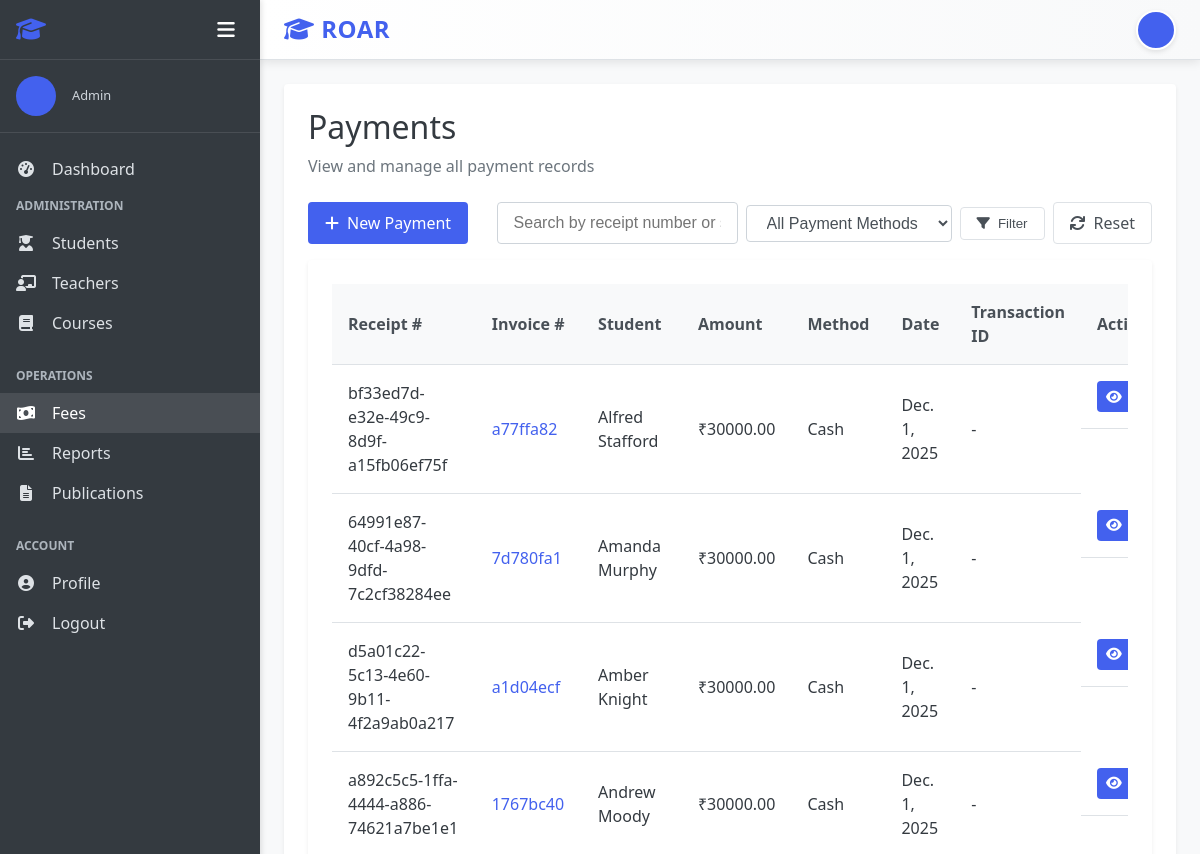
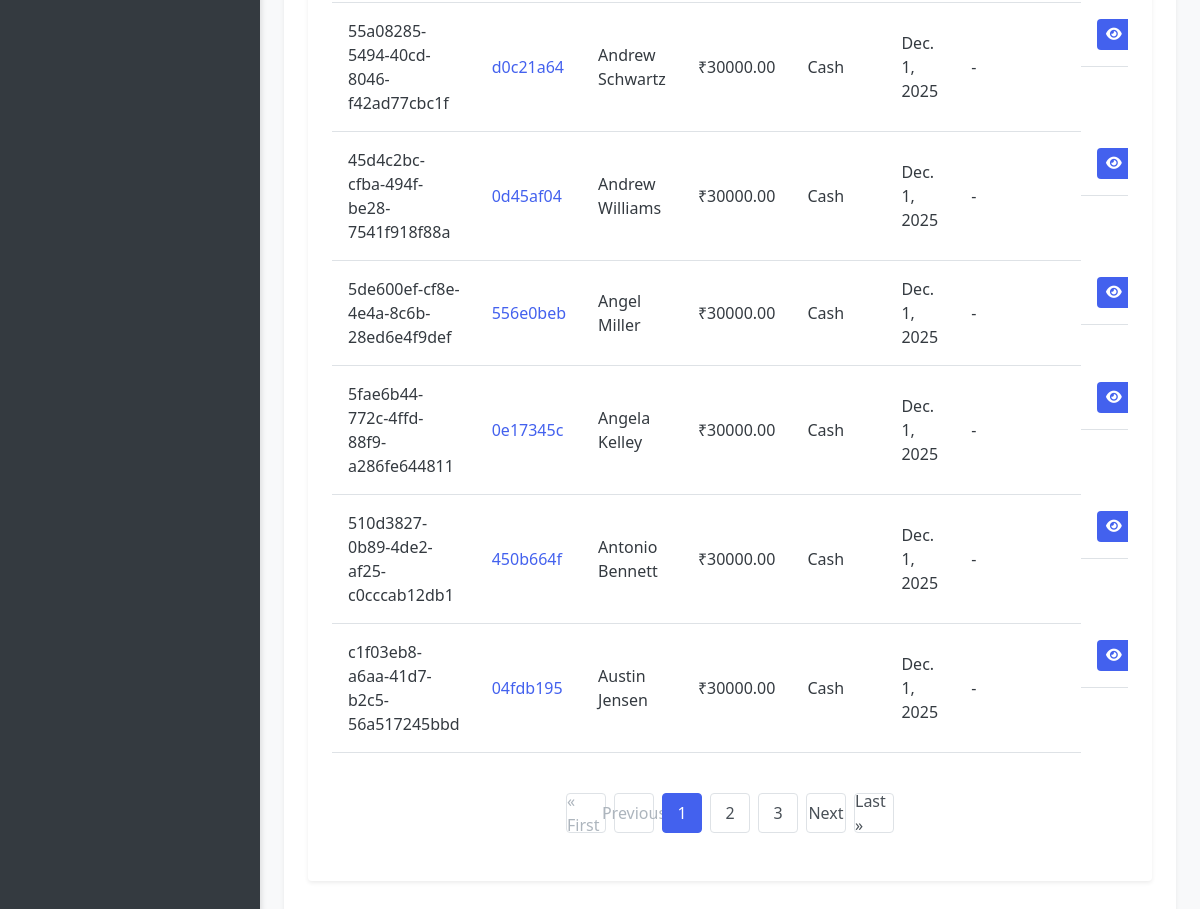
/fees/payments/ (signed in), run on an earlier commit of the app's database (2 pictures, top to bottom).
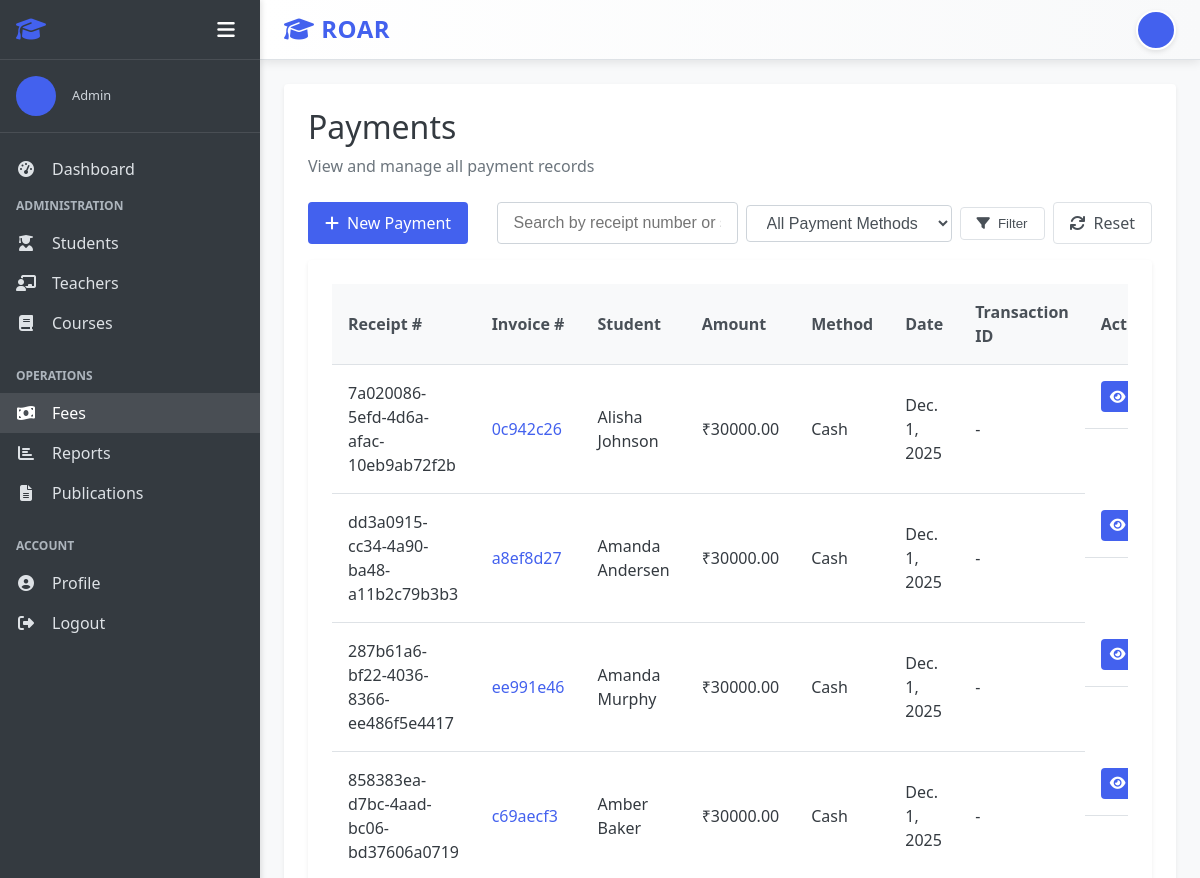
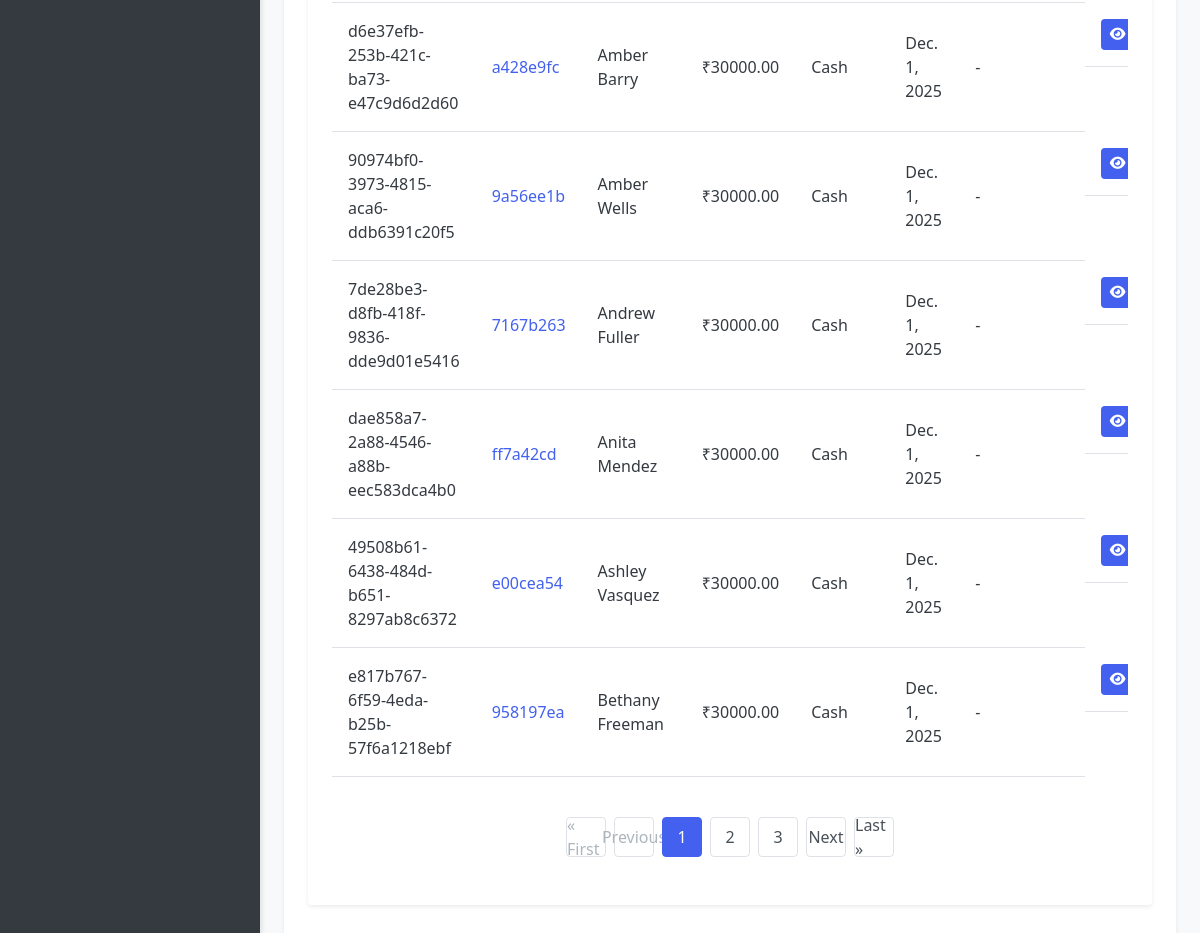
And on a later commit of the database (2 pictures, top to bottom).
### fees/models.py (models this page shows, shortened)
class Payment(models.Model):
    PAYMENT_METHOD_CHOICES = (
        ('cash', 'Cash'),
        ('credit_card', 'Credit Card'),
        ('bank_transfer', 'Bank Transfer'),
        ('check', 'Check'),
        ('other', 'Other'),
    )
    invoice = models.ForeignKey(FeeInvoice, on_delete=models.CASCADE, related_name='payments')
    amount = models.DecimalField(max_digits=10, decimal_places=2)
    payment_date = models.DateField(auto_now_add=True)
    payment_method = models.CharField(max_length=15, choices=PAYMENT_METHOD_CHOICES)
    transaction_id = models.CharField(max_length=100, blank=True, null=True)
    receipt_number = models.CharField(max_length=20, unique=True, default=uuid.uuid4)
    notes = models.TextField(blank=True, null=True)
    class Meta:
        ordering = ['-payment_date']

class FeeInvoice(models.Model):
    STATUS_CHOICES = (
        ('pending', 'Pending'),
        ('paid', 'Paid'),
        ('overdue', 'Overdue'),
        ('cancelled', 'Cancelled'),
    )
    invoice_number = models.CharField(max_length=20, unique=True, default=uuid.uuid4)
    student = models.ForeignKey(Student, on_delete=models.CASCADE, related_name='fee_invoices')
    total_amount = models.DecimalField(max_digits=10, decimal_places=2)
    paid_amount = models.DecimalField(max_digits=10, decimal_places=2, default=0)
    status = models.CharField(max_length=10, choices=STATUS_CHOICES, default='pending')
    due_date = models.DateField()
    issue_date = models.DateField(auto_now_add=True)
    notes = models.TextField(blank=True, null=True)
    class Meta:
        ordering = ['-issue_date']

### students/models.py (models this page shows, shortened)
class Student(models.Model):
    user = models.OneToOneField(User, on_delete=models.CASCADE, related_name='student_profile')
    student_id = models.CharField(max_length=20, unique=True)
    date_of_birth = models.DateField(null=True, blank=True)
    gender = models.CharField(max_length=10, choices=(('male', 'Male'), ('female', 'Female'), ('other', 'Other')))
    parent_name = models.CharField(max_length=100, null=True, blank=True)
    parent_mobile = models.CharField(max_length=15, null=True, blank=True)
    admission_date = models.DateField(auto_now_add=True)
    class Meta:
        ordering = ['user__first_name', 'user__last_name']

### accounts/models.py (models this page shows, shortened)
class User(AbstractUser):
    USER_TYPE_CHOICES = (
        ('admin', 'Admin'),
        ('teacher', 'Teacher'),
        ('student', 'Student'),
    )
    user_type = models.CharField(max_length=10, choices=USER_TYPE_CHOICES, default='student')
    profile_pic = models.ImageField(upload_to='profile_pics/', null=True, blank=True)
    address = models.TextField(null=True, blank=True)
    mobile = models.CharField(max_length=15, null=True, blank=True)
    department = models.ForeignKey(Department, on_delete=models.CASCADE,default=None ,null=True, blank=True)
    @property
    def is_admin(self):
        return self.user_type == 'admin'
    @property
    def is_teacher(self):
        return self.user_type == 'teacher'
    @property
    def is_student(self):
        return self.user_type == 'student'

### fees/views.py (the view)
# urls.py: path('payments/', views.PaymentListView.as_view(), name='payment_list'),
class PaymentListView(LoginRequiredMixin, AdminRequiredMixin, ListView):
    model = Payment
    template_name = 'fees/payment_list.html'
    context_object_name = 'payments'
    paginate_by = 10

### students/views.py (called while the page is built)
    def test_func(self):
        return self.request.user.is_authenticated and self.request.user.is_admin

### templates/fees/payment_list.html (shortened to what the changed rows need)
{% extends "base.html" %}
{% block content %}
<div class="dashboard-header">
    <h1>Payments</h1>
</div>
<div class="card">
    <div class="card-body">
        {% if payments %}
        <div class="table-container">
            <table class="table">
                <thead>
                    <tr>
                        <th>Receipt #</th>
                        <th>Invoice #</th>
                        <th>Student</th>
                        <th>Amount</th>
                        <th>Method</th>
                        <th>Date</th>
                        <th>Transaction ID</th>
                        <th>Actions</th>
                    </tr>
                </thead>
                <tbody>
                    {% for payment in payments %}
                    <tr>
                        <td>{{ payment.receipt_number }}</td>
                        <td>
                            <a href="{% url 'fee_invoice_detail' payment.invoice.id %}">
                                {{ payment.invoice.invoice_number }}
                            </a>
                        </td>
                        <td>{{ payment.invoice.student.user.get_full_name }}</td>
                        <td>₹{{ payment.amount|floatformat:2 }}</td>
                        <td>{{ payment.get_payment_method_display }}</td>
                        <td>{{ payment.payment_date }}</td>
                        <td>{{ payment.transaction_id|default:"-" }}</td>
                        <td class="table-actions">
                            <a href="{% url 'fee_invoice_detail' payment.invoice.id %}" class="btn btn-sm btn-primary">
                                <i class="fas fa-eye"></i> View Invoice
                            </a>
                        </td>
                    </tr>
                    {% endfor %}
                </tbody>
            </table>
        </div>
        {% endif %}
    </div>
</div>
{% endblock %}

What changed in the data, as far as the page shows it:
changed Payment: receipt_number "bf33ed7d-e32e-49c9-8d9f-a15fb06ef75f" → "7a020086-5efd-4d6a-afac-10eb9ab72f2b"; invoice.invoice_number "a77ffa82" → "0c942c26"; invoice.student.user.get_full_name "Alfred Stafford" → "Alisha Johnson"
changed Payment: receipt_number "64991e87-40cf-4a98-9dfd-7c2cf38284ee" → "dd3a0915-cc34-4a90-ba48-a11b2c79b3b3"; invoice.invoice_number "7d780fa1" → "a8ef8d27"; invoice.student.user.get_full_name "Amanda Murphy" → "Amanda Andersen"
changed Payment: receipt_number "d5a01c22-5c13-4e60-9b11-4f2a9ab0a217" → "287b61a6-bf22-4036-8366-ee486f5e4417"; invoice.invoice_number "a1d04ecf" → "ee991e46"; invoice.student.user.get_full_name "Amber Knight" → "Amanda Murphy"
changed Payment: receipt_number "a892c5c5-1ffa-4444-a886-74621a7be1e1" → "858383ea-d7bc-4aad-bc06-bd37606a0719"; invoice.invoice_number "1767bc40" → "c69aecf3"; invoice.student.user.get_full_name "Andrew Moody" → "Amber Baker"
changed Payment: receipt_number "55a08285-5494-40cd-8046-f42ad77cbc1f" → "d6e37efb-253b-421c-ba73-e47c9d6d2d60"; invoice.invoice_number "d0c21a64" → "a428e9fc"; invoice.student.user.get_full_name "Andrew Schwartz" → "Amber Barry"
changed Payment: receipt_number "45d4c2bc-cfba-494f-be28-7541f918f88a" → "90974bf0-3973-4815-aca6-ddb6391c20f5"; invoice.invoice_number "0d45af04" → "9a56ee1b"; invoice.student.user.get_full_name "Andrew Williams" → "Amber Wells"
changed Payment: receipt_number "5de600ef-cf8e-4e4a-8c6b-28ed6e4f9def" → "7de28be3-d8fb-418f-9836-dde9d01e5416"; invoice.invoice_number "556e0beb" → "7167b263"; invoice.student.user.get_full_name "Angel Miller" → "Andrew Fuller"
changed Payment: receipt_number "5fae6b44-772c-4ffd-88f9-a286fe644811" → "dae858a7-2a88-4546-a88b-eec583dca4b0"; invoice.invoice_number "0e17345c" → "ff7a42cd"; invoice.student.user.get_full_name "Angela Kelley" → "Anita Mendez"
changed Payment: receipt_number "510d3827-0b89-4de2-af25-c0cccab12db1" → "49508b61-6438-484d-b651-8297ab8c6372"; invoice.invoice_number "450b664f" → "e00cea54"; invoice.student.user.get_full_name "Antonio Bennett" → "Ashley Vasquez"
changed Payment: receipt_number "c1f03eb8-a6aa-41d7-b2c5-56a517245bbd" → "e817b767-6f59-4eda-b25b-57f6a1218ebf"; invoice.invoice_number "04fdb195" → "958197ea"; invoice.student.user.get_full_name "Austin Jensen" → "Bethany Freeman"
